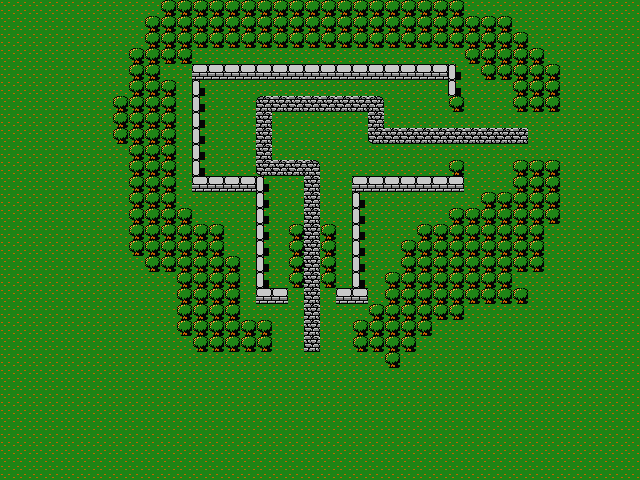

This game map was drawn from its Tiled (.tmx) file and the tilesets committed beside it. A one-line description and the trimmed map source follow:
An orthogonal 40x30 tile map with 16x16 px tiles, 3 tile layers (floor, floor, wall).

<map version="1.0" orientation="orthogonal" renderorder="right-down" width="40" height="30" tilewidth="16" tileheight="16" nextobjectid="1">
 <tileset firstgid="1" name="terrain" tilewidth="16" tileheight="16">
  <image source="../terrain_town.png" width="200" height="100" />
 </tileset>
 <layer name="floor" width="40" height="30">
  <data>[1200 cells, 1200 non-empty, 1 distinct tile ids]</data>
 </layer>
 <layer name="floor" width="40" height="30">
  <data>[1200 cells, 37 non-empty, 4 distinct tile ids]</data>
 </layer>
 <layer name="wall" width="40" height="30">
  <data>[1200 cells, 299 non-empty, 3 distinct tile ids]</data>
 </layer>
</map>